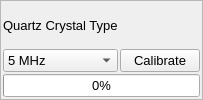
                 <widget class="QFrame" name="frame">
                  <property name="frameShape">
                   <enum>QFrame::StyledPanel</enum>
                  </property>
                  <property name="frameShadow">
                   <enum>QFrame::Sunken</enum>
                  </property>
                  <property name="lineWidth">
                   <number>16</number>
                  </property>
                  <property name="midLineWidth">
                   <number>6</number>
                  </property>
                  <layout class="QVBoxLayout" name="verticalLayout_2">
                   <property name="spacing">
                    <number>2</number>
                   </property>
                   <property name="leftMargin">
                    <number>2</number>
                   </property>
                   <property name="topMargin">
                    <number>2</number>
                   </property>
                   <property name="rightMargin">
                    <number>2</number>
                   </property>
                   <property name="bottomMargin">
                    <number>2</number>
                   </property>
                   <item>
                    <layout class="QGridLayout" name="gridLayout_2">
                     <property name="verticalSpacing">
                      <number>2</number>
                     </property>
                     <item row="1" column="0">
                      <widget class="QComboBox" name="qc_type">
                       <property name="font">
                        <font>
                         <pointsize>10</pointsize>
                        </font>
                       </property>
                       <item>
                        <property name="text">
                         <string>5 MHz</string>
                        </property>
                       </item>
                       <item>
                        <property name="text">
                         <string>10 MHz</string>
                        </property>
                       </item>
                      </widget>
                     </item>
                     <item row="0" column="0">
                      <widget class="QLabel" name="label">
                       <property name="font">
                        <font>
                         <pointsize>10</pointsize>
                        </font>
                       </property>
                       <property name="text">
                        <string>Quartz Crystal Type</string>
                       </property>
                       <property name="buddy">
                        <cstring>qc_type</cstring>
                       </property>
                      </widget>
                     </item>
                     <item row="2" column="0" colspan="2">
                      <widget class="QProgressBar" name="calibration_bar">
                       <property name="font">
                        <font>
                         <pointsize>10</pointsize>
                        </font>
                       </property>
                       <property name="value">
                        <number>0</number>
                       </property>
                      </widget>
                     </item>
                     <item row="1" column="1">
                      <widget class="QPushButton" name="calibrate_btn">
                       <property name="font">
                        <font>
                         <pointsize>10</pointsize>
                        </font>
                       </property>
                       <property name="text">
                        <string>Calibrate</string>
                       </property>
                      </widget>
                     </item>
                    </layout>
                   </item>
                  </layout>
                 </widget>
